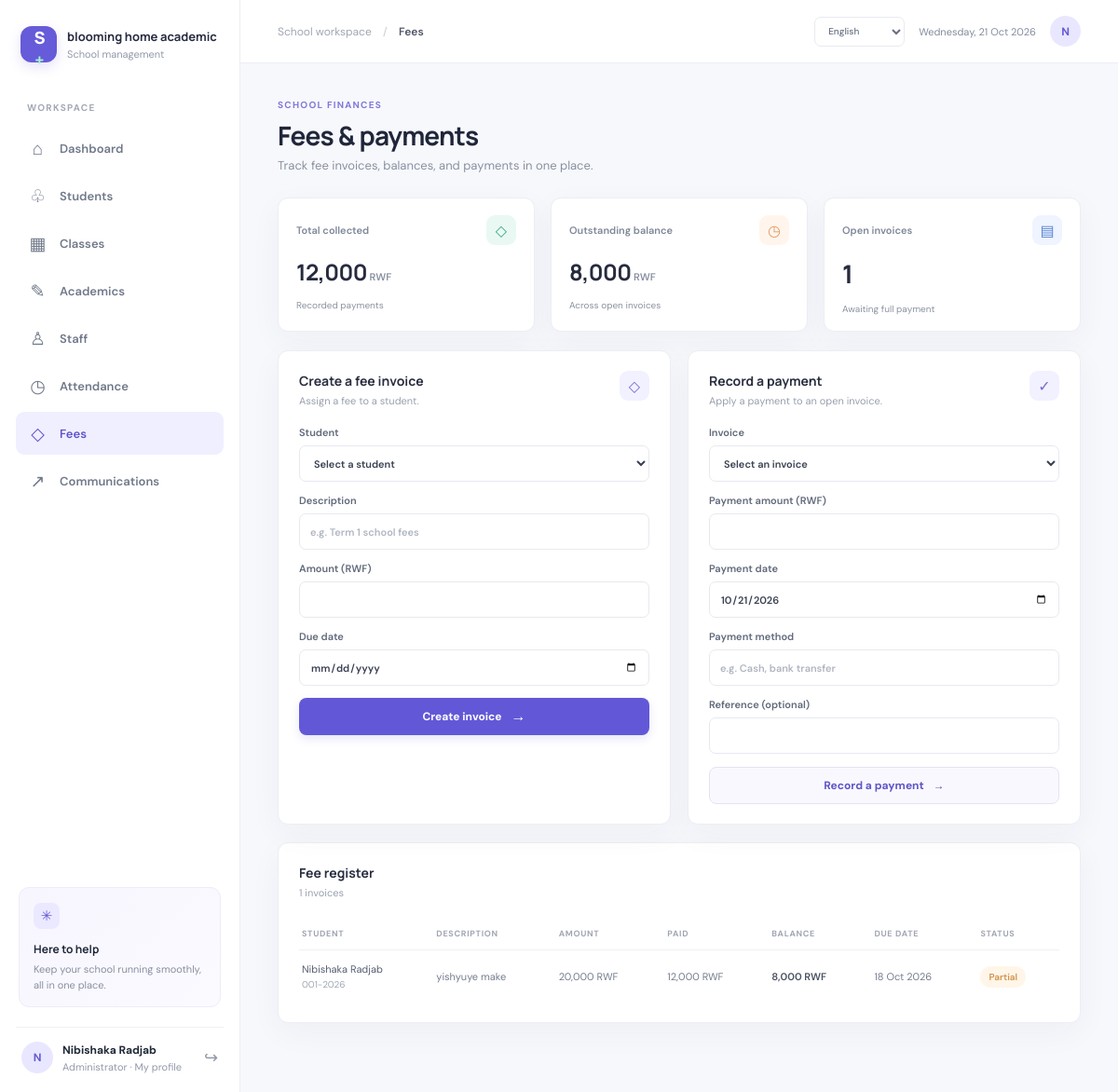
/index.php?page=fees (signed in), run on the app's committed database.
### tables this page shows
CREATE TABLE IF NOT EXISTS users (
    id BIGINT UNSIGNED AUTO_INCREMENT PRIMARY KEY,
    school_id BIGINT UNSIGNED NOT NULL,
    role_id TINYINT UNSIGNED NOT NULL,
    name VARCHAR(150) NOT NULL,
    email VARCHAR(190) NOT NULL UNIQUE,
    phone VARCHAR(40) NULL,
    password_hash VARCHAR(255) NOT NULL,
    profile_picture VARCHAR(255) NULL,
    is_active BOOLEAN NOT NULL DEFAULT TRUE,
    created_at TIMESTAMP NOT NULL DEFAULT CURRENT_TIMESTAMP,
    CONSTRAINT fk_users_school FOREIGN KEY (school_id) REFERENCES schools(id) ON DELETE CASCADE,
    CONSTRAINT fk_users_role FOREIGN KEY (role_id) REFERENCES roles(id)
);

CREATE TABLE IF NOT EXISTS roles (
    id TINYINT UNSIGNED AUTO_INCREMENT PRIMARY KEY,
    name VARCHAR(30) NOT NULL UNIQUE
);

CREATE TABLE IF NOT EXISTS fee_invoices (
    id BIGINT UNSIGNED AUTO_INCREMENT PRIMARY KEY,
    school_id BIGINT UNSIGNED NOT NULL,
    student_id BIGINT UNSIGNED NOT NULL,
    description VARCHAR(150) NOT NULL,
    amount DECIMAL(12,2) NOT NULL,
    due_date DATE NULL,
    status ENUM('unpaid', 'partial', 'paid') NOT NULL DEFAULT 'unpaid',
    created_at TIMESTAMP NOT NULL DEFAULT CURRENT_TIMESTAMP,
    KEY idx_invoices_school_status (school_id, status),
    CONSTRAINT fk_invoices_school FOREIGN KEY (school_id) REFERENCES schools(id) ON DELETE CASCADE,
    CONSTRAINT fk_invoices_student FOREIGN KEY (student_id) REFERENCES students(id) ON DELETE CASCADE
);

CREATE TABLE IF NOT EXISTS students (
    id BIGINT UNSIGNED AUTO_INCREMENT PRIMARY KEY,
    school_id BIGINT UNSIGNED NOT NULL,
    user_id BIGINT UNSIGNED NULL,
    class_id BIGINT UNSIGNED NULL,
    admission_number VARCHAR(50) NOT NULL,
    index_code VARCHAR(24) NOT NULL,
    first_name VARCHAR(80) NOT NULL,
    last_name VARCHAR(80) NOT NULL,
    date_of_birth DATE NULL,
    gender ENUM('female', 'male', 'other') NULL,
    enrollment_date DATE NOT NULL,
    status ENUM('active', 'inactive', 'graduated') NOT NULL DEFAULT 'active',
    created_at TIMESTAMP NOT NULL DEFAULT CURRENT_TIMESTAMP,
    UNIQUE KEY uq_students_admission (school_id, admission_number),
    UNIQUE KEY uq_students_index_code (school_id, index_code),
    UNIQUE KEY uq_students_user (user_id),
    KEY idx_students_name (school_id, last_name, first_name),
    CONSTRAINT fk_students_school FOREIGN KEY (school_id) REFERENCES schools(id) ON DELETE CASCADE,
    CONSTRAINT fk_students_class FOREIGN KEY (class_id) REFERENCES classes(id) ON DELETE SET NULL,
    CONSTRAINT fk_students_user FOREIGN KEY (user_id) REFERENCES users(id) ON DELETE SET NULL
);

### pages/fees.php (the view, shortened to what the rows shown need)
<?php
$schoolId = current_user()['school_id'];
$pdo = database();
$invoiceQuery = $pdo->prepare(
    'SELECT i.id, i.description, i.amount, i.due_date, i.status, s.first_name, s.last_name, s.admission_number,
            COALESCE(SUM(p.amount), 0) AS paid
     FROM fee_invoices i JOIN students s ON s.id = i.student_id
     LEFT JOIN fee_payments p ON p.invoice_id = i.id
     WHERE i.school_id = ? GROUP BY i.id ORDER BY i.created_at DESC'
);
$invoiceQuery->execute([$schoolId]);
$invoices = $invoiceQuery->fetchAll();
?>
<section class="page-heading"><div><span class="eyebrow"><?= e(t('SCHOOL FINANCES')) ?></span><h1><?= e(t('Fees & payments')) ?></h1><p><?= e(t('Track fee invoices, balances, and payments in one place.')) ?></p></div></section>
<section class="stat-grid fee-stats">
    <article class="stat-card"><div class="stat-top"><span class="stat-label"><?= e(t('Open invoices')) ?></span><span class="stat-icon accent-blue">▤</span></div><strong class="stat-value"><?= number_format(count(array_filter($invoices, static fn(array $invoice): bool => $invoice['status'] !== 'paid'))) ?></strong><div class="stat-foot"><span class="stat-trend neutral"><?= e(t('Awaiting full payment')) ?></span></div></article>
</section>
<section class="content-grid">
    <article class="panel form-panel">
        <div class="panel-heading"><div><h2><?= e(t('Create a fee invoice')) ?></h2><p><?= e(t('Assign a fee to a student.')) ?></p></div><span class="panel-icon">◇</span></div>
    </article>
    <article class="panel form-panel payment-panel">
        <div class="panel-heading"><div><h2><?= e(t('Record a payment')) ?></h2><p><?= e(t('Apply a payment to an open invoice.')) ?></p></div><span class="panel-icon accent-green">✓</span></div>
    </article>
</section>
<section class="panel recent-panel">
    <div class="panel-heading"><div><h2><?= e(t('Fee register')) ?></h2><p><?= count($invoices) ?> <?= e(t('invoices')) ?></p></div></div>
    <?php if ($invoices === []): ?><div class="empty-state compact"><span class="empty-icon">◇</span><p><?= e(t('No invoices yet. Create a fee invoice above to get started.')) ?></p></div><?php else: ?>
        <div class="table-wrap"><table><thead><tr><th><?= e(t('STUDENT')) ?></th><th><?= e(t('DESCRIPTION')) ?></th><th><?= e(t('AMOUNT')) ?></th><th><?= e(t('PAID')) ?></th><th><?= e(t('BALANCE')) ?></th><th><?= e(t('DUE DATE')) ?></th><th><?= e(t('STATUS')) ?></th></tr></thead><tbody>
        <?php foreach ($invoices as $invoice): ?><tr><td><span class="cell-primary"><?= e($invoice['first_name'] . ' ' . $invoice['last_name']) ?></span><small class="cell-secondary"><?= e($invoice['admission_number']) ?></small></td><td><?= e($invoice['description']) ?></td><td><?= number_format((float) $invoice['amount'], 0) ?> RWF</td><td><?= number_format((float) $invoice['paid'], 0) ?> RWF</td><td><strong><?= number_format(max(0, (float) $invoice['amount'] - (float) $invoice['paid']), 0) ?> RWF</strong></td><td><?= $invoice['due_date'] ? e(localized_date($invoice['due_date'])) : '—' ?></td><td><span class="status-pill status-<?= e($invoice['status']) ?>"><?= e(t(ucfirst($invoice['status']))) ?></span></td></tr><?php endforeach; ?>
        </tbody></table></div>
    <?php endif; ?>
</section>

### app/layout.php (shortened to what the rows shown need)
<?php
function render_language_selector(string $class = 'language-picker'): void
{
    $script = basename((string) ($_SERVER['SCRIPT_NAME'] ?? 'index.php'));
    $query = $_GET;
    ?>
    <form class="<?= e($class) ?>" method="get" action="<?= e($script) ?>">
        <select id="language-select" name="lang" aria-label="<?= e(t('Language')) ?>" onchange="this.form.submit()">
        </select>
    </form>
    <?php
}
function render_header(string $title, string $activePage): void
{
    $user = current_user();
    ?>
    <!doctype html>
    <html lang="<?= e(current_language()) ?>">
    <head>
        <link rel="stylesheet" href="assets/css/app.css">
    </head>
    <body>
    <div class="app-shell">
        <aside class="sidebar">
            <div class="sidebar-bottom">
                <div class="profile-row">
                    <a class="avatar-link" href="index.php?page=profile" aria-label="<?= e(t('My profile')) ?>">
                        <?php if ($user['profile_picture'] !== ''): ?><img class="avatar" src="<?= e($user['profile_picture']) ?>" alt=""><?php else: ?><span class="avatar"><?= e(strtoupper(substr($user['name'], 0, 1))) ?></span><?php endif; ?>
                    </a>
                    <a class="profile-copy" href="index.php?page=profile"><strong><?= e($user['name']) ?></strong><small><?= e(role_label($user['role'])) ?> · <?= e(t('My profile')) ?></small></a>
                </div>
            </div>
        </aside>
        <main class="main-area">
            <header class="topbar">
                <div class="topbar-right"><?= render_language_selector() ?><span class="today"><?= e(localized_date(time(), 'full')) ?></span><span class="top-avatar"><?= e(strtoupper(substr($user['name'], 0, 1))) ?></span></div>
            </header>
            <div class="page-content">
    <?php
}
function render_footer(): void
{
    ?>
            </div>
        </main>
    </div>
    </body>
    </html>
    <?php
}

### data on the page
users: name "N", name "Nibishaka Radjab", role.name "Administrator"
fee_invoices: status "1", student.last_name "Nibishaka Radjab", student.admission_number "001-2026", description "yishyuye make", amount "20,000", paid "12,000", paid "8,000", due_date "18 Oct 2026", status "Partial"

### other printed values
$user['school_name'] "blooming home academic"
t('School management') "School management"
t('WORKSPACE') "WORKSPACE"
$icon "⌂"
t($label) "Dashboard"
$icon "♧"
t($label) "Students"
$icon "▦"
t($label) "Classes"
$icon "✎"
t($label) "Academics"
$icon "♙"
t($label) "Staff"
$icon "◷"
t($label) "Attendance"
